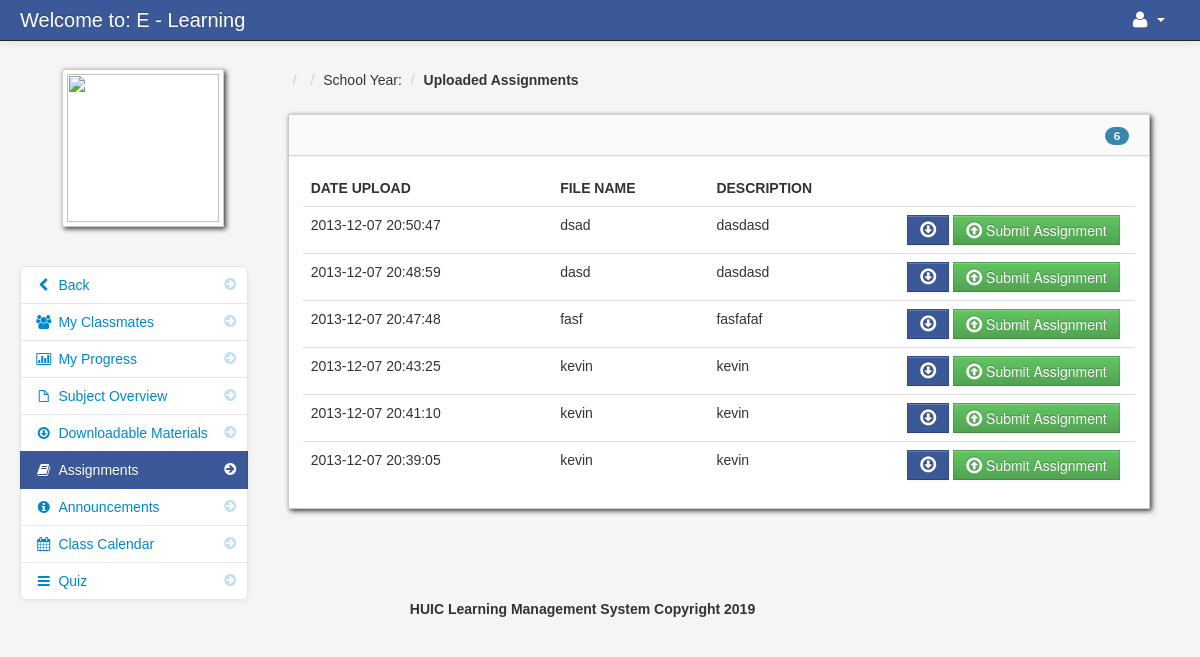
Screenshot of /assignment_student.php (signed in) with the database file from the repository.
### tables this page shows
CREATE TABLE `assignment` (
  `assignment_id` int(11) NOT NULL,
  `floc` varchar(300) NOT NULL,
  `fdatein` varchar(100) NOT NULL,
  `fdesc` varchar(100) NOT NULL,
  `teacher_id` int(11) NOT NULL,
  `class_id` int(11) NOT NULL,
  `fname` varchar(100) NOT NULL
);

### assignment_student.php (the view, shortened to what this page needs)
<?php include('header_dashboard.php'); ?>
<?php $get_id = $_GET['id']; ?>
    <body>
		<?php include('navbar_student.php'); ?>
        <div class="container-fluid">
            <div class="row-fluid">
				<?php include('assignment_link_student.php'); ?>
                <div class="span9" id="content">
                     <div class="row-fluid">
										<?php $class_query = mysql_query("select * from teacher_class
										LEFT JOIN class ON class.class_id = teacher_class.class_id
										LEFT JOIN subject ON subject.subject_id = teacher_class.subject_id
										where teacher_class_id = '$get_id'")or die(mysql_error());
										$class_row = mysql_fetch_array($class_query);
										?>
					     <ul class="breadcrumb">
							<li><a href="#"><?php echo $class_row['class_name']; ?></a> <span class="divider">/</span></li>
							<li><a href="#"><?php echo $class_row['subject_code']; ?></a> <span class="divider">/</span></li>
							<li><a href="#">School Year: <?php echo $class_row['school_year']; ?></a> <span class="divider">/</span></li>
							<li><a href="#"><b>Uploaded Assignments</b></a></li>
						</ul>
                        <div id="block_bg" class="block">
                            <div class="navbar navbar-inner block-header">
								<?php $query = mysql_query("select * FROM assignment where class_id = '$get_id'  order by fdatein DESC")or die(mysql_error());
									  $count  = mysql_num_rows($query);
								?>
                                <div id="" class="muted pull-right"><span class="badge badge-info"><?php echo $count; ?></span></div>
                            </div>
                            <div class="block-content collapse in">
                                <div class="span12">
								<?php
									$query = mysql_query("select * FROM assignment where class_id = '$get_id'  order by fdatein DESC")or die(mysql_error());
									$count = mysql_num_rows($query);
									if ($count == '0'){?>
									<div class="alert alert-info">No Assignment Currently Uploaded</div>
									<?php
									}else{
								?>
  											<table cellpadding="0" cellspacing="0" border="0" class="table" id="">
										<thead>
										        <tr>
												<th>Date Upload</th>
												<th>File Name</th>
												<th>Description</th>
												<th></th>
												</tr>
										</thead>
										<tbody>
                              		<?php
										$query = mysql_query("select * FROM assignment where class_id = '$get_id'  order by fdatein DESC")or die(mysql_error());
										while($row = mysql_fetch_array($query)){
										$id  = $row['assignment_id'];
										$floc = $row['floc'];
									?>
										<tr>
										 <td><?php echo $row['fdatein']; ?></td>
                                         <td><?php  echo $row['fname']; ?></td>
                                         <td><?php echo $row['fdesc']; ?></td>
                                         <td width="220">
										 <form id="assign" method="post" action="submit_assignment.php<?php echo '?id='.$get_id ?>&<?php echo 'post_id='.$id ?>">
										 <?php
											if ($floc == ""){
											}else{
										 ?>
										  <a data-placement="bottom" title="Download" id="<?php echo $id; ?>download"  class="btn btn-info" href="<?php echo $row['floc']; ?>"><i class="icon-download icon-large"></i></a>
										<?php } ?>
										 <button  data-placement="bottom" title="Submit Assignment" id="<?php echo $id; ?>submit" class="btn btn-success" name="btn_assign"><i class="icon-upload icon-large"></i> Submit Assignment</button>
										 </form>
										 </td>
                                </tr>
						 <?php } ?>
										</tbody>
									</table>
						 <?php } ?>
                                </div>
                            </div>
                        </div>
                    </div>
                </div>
            </div>
		<?php include('footer.php'); ?>
        </div>
		<?php include('script.php'); ?>
    </body>
</html>

### admin/assets/styles.css (style rules this page uses)
body { padding-top: 60px; padding-bottom: 40px; background-color: #f5f5f5; }
#content { margin-left:0px; }
.breadcrumb { margin: 0 0 0px; padding: 10px 0px; background-color: transparent; }
.block { background: url("../images/pixel-60fff.png") repeat scroll 0 0 rgba(0, 0, 0, 0) !important; border: 1px solid #ccc; background: white; margin: 1em 0em; border-top: none; -webkit-box-shadow: 2px 2px 5px rgba(0, 0, 6, 0.75); -moz-box-shadow: 2px 2px 5px rgba(0, 0, 6, 0.75); box-shadow: 2px 2px 5px rgba(0, 0, 6, 0.75); }
.block-content { margin: 1em; min-height: .25em; }
.block-header { margin-bottom: 0px; border-right: none; border-left: none; -webkit-border-radius: 0px; -moz-border-radius: 0px; border-radius: 0px; }
.block-header div { padding-top: 10px; }

### rows the page displays
assignment: fdatein "2013-12-07 20:50:47", fname "dsad", fdesc "dasdasd"
assignment: fdatein "2013-12-07 20:48:59", fname "dasd", fdesc "dasdasd"
assignment: fdatein "2013-12-07 20:47:48", fname "fasf", fdesc "fasfafaf"
assignment: fdatein "2013-12-07 20:43:25", fname "kevin", fdesc "kevin"
assignment: fdatein "2013-12-07 20:41:10", fname "kevin", fdesc "kevin"
assignment: fdatein "2013-12-07 20:39:05", fname "kevin", fdesc "kevin"

### other values shown
$count "6"
